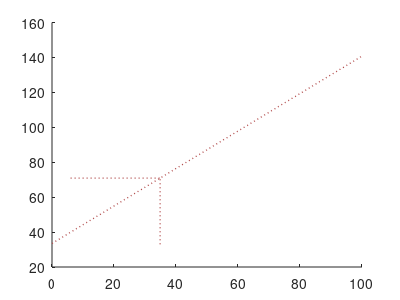

Here is the MATLAB script that generated this plot: (Note: this script raises an error after producing the figure.)
function demo_Gaussian02
% Conditional probability with a multivariate normal distribution.
%
% Writing code takes time. Polishing it and making it available to others takes longer! 
% If some parts of the code were useful for your research of for a better understanding 
% of the algorithms, please reward the authors by citing the related publications, 
% and consider making your own research available in this way.
%
% @article{Calinon16JIST,
% 	author="Calinon, S.",
% 	title="A Tutorial on Task-Parameterized Movement Learning and Retrieval",
% 	journal="Intelligent Service Robotics",
%		publisher="Springer Berlin Heidelberg",
%		doi="10.1007/s11370-015-0187-9",
%		year="2016",
%		volume="9",
%		number="1",
%		pages="1--29"
% }
% 
% Copyright (c) 2015 Idiap Research Institute, http://idiap.ch/
% Written by Sylvain Calinon, http://calinon.ch/
% 
% This file is part of PbDlib, http://www.idiap.ch/software/pbdlib/
% 
% PbDlib is free software: you can redistribute it and/or modify
% it under the terms of the GNU General Public License version 3 as
% published by the Free Software Foundation.
% 
% PbDlib is distributed in the hope that it will be useful,
% but WITHOUT ANY WARRANTY; without even the implied warranty of
% MERCHANTABILITY or FITNESS FOR A PARTICULAR PURPOSE. See the
% GNU General Public License for more details.
% 
% You should have received a copy of the GNU General Public License
% along with PbDlib. If not, see <http://www.gnu.org/licenses/>.

addpath('./m_fcts/');


%% Parameters
%%%%%%%%%%%%%%%%%%%%%%%%%%%%%%%%%%%%%%%%%%%%%%%%%%%%%%%%%%%%%%%%%%%%%%%%%%%
model.nbVar = 2; %Number of variables [x1,x2]


%% Load  data
%%%%%%%%%%%%%%%%%%%%%%%%%%%%%%%%%%%%%%%%%%%%%%%%%%%%%%%%%%%%%%%%%%%%%%%%%%%
load('data/faithful.mat');
Data = faithful';
Data(1,:) = Data(1,:)*1E1;


%% Gaussian conditioning 
%%%%%%%%%%%%%%%%%%%%%%%%%%%%%%%%%%%%%%%%%%%%%%%%%%%%%%%%%%%%%%%%%%%%%%%%%
model.Mu = mean(Data,2);
model.Sigma = cov(Data');

in=1; out=2;
DataIn = 50;

%See for example section "2.3.1 Conditional Gaussian distributions" in Bishop's book, 
%or Conditional distribution section on the multivariate normal distribution wikipedia page
MuOut = model.Mu(out) + model.Sigma(out,in)/model.Sigma(in,in) * (DataIn-model.Mu(in));
SigmaOut = model.Sigma(out,out) - model.Sigma(out,in)/model.Sigma(in,in) * model.Sigma(in,out);
slope = model.Sigma(out,in)/model.Sigma(in,in);


%% Plot
%%%%%%%%%%%%%%%%%%%%%%%%%%%%%%%%%%%%%%%%%%%%%%%%%%%%%%%%%%%%%%%%%%%%%%%%%%%
mrg = [10 10];
limAxes = [min(Data(1,:))-mrg(1) max(Data(1,:))+mrg(1) min(Data(2,:))-mrg(2) max(Data(2,:))+mrg(2)];

figure('PaperPosition',[0 0 4 3],'position',[10,50,1600,1200]); hold on; %axis off;
plot(DataIn+[-50,50], MuOut+slope*[-50,50], ':','linewidth',1,'color',[.7 .3 .3]);
plot([model.Mu(1) model.Mu(1)], [limAxes(3) model.Mu(2)], ':','linewidth',1,'color',[.7 .3 .3]);
plot([limAxes(1) model.Mu(1)], [model.Mu(2) model.Mu(2)], ':','linewidth',1,'color',[.7 .3 .3]);

%Plot joint distribution
plotGMM(model.Mu, model.Sigma, [.8 0 0], .4);
%Plot marginal distribution horizontally
plotGaussian1D(model.Mu(1), model.Sigma(1,1), [limAxes(1) limAxes(3) limAxes(2)-limAxes(1) 10], [.8 0 0], .4, 'h');
%Plot marginal distribution vertically
plotGaussian1D(model.Mu(2), model.Sigma(2,2), [limAxes(1) limAxes(3) 10 limAxes(4)-limAxes(3)], [.8 0 0], .4, 'v');

%Plot conditional distribution vertically
plotGaussian1D(MuOut, SigmaOut, [limAxes(1) limAxes(3) 10 limAxes(4)-limAxes(3)], [0 0 .8], .4, 'v');

plot(DataIn,MuOut,'.','markersize',12,'color',[.7 .3 .3]);
plot(DataIn,limAxes(3),'.','markersize',26,'color',[0 0 .8]);
plot([DataIn DataIn], [limAxes(3) MuOut], ':','linewidth',1,'color',[.7 .3 .3]);
plot([limAxes(1) DataIn], [MuOut MuOut], ':','linewidth',1,'color',[.7 .3 .3]);

%plot(Data(1,1:200), Data(2,1:200), 'o','markersize',4,'color',[.5 .5 .5]);
axis(limAxes);
set(gca,'Xtick',[]); set(gca,'Ytick',[]);
%axis equal; 
xlabel('$x_1$','fontsize',16,'interpreter','latex');
ylabel('$x_2$','fontsize',16,'interpreter','latex');

%print('-dpng','-r600','graphs/demo_Gaussian02.png');
%pause;
%close all;
